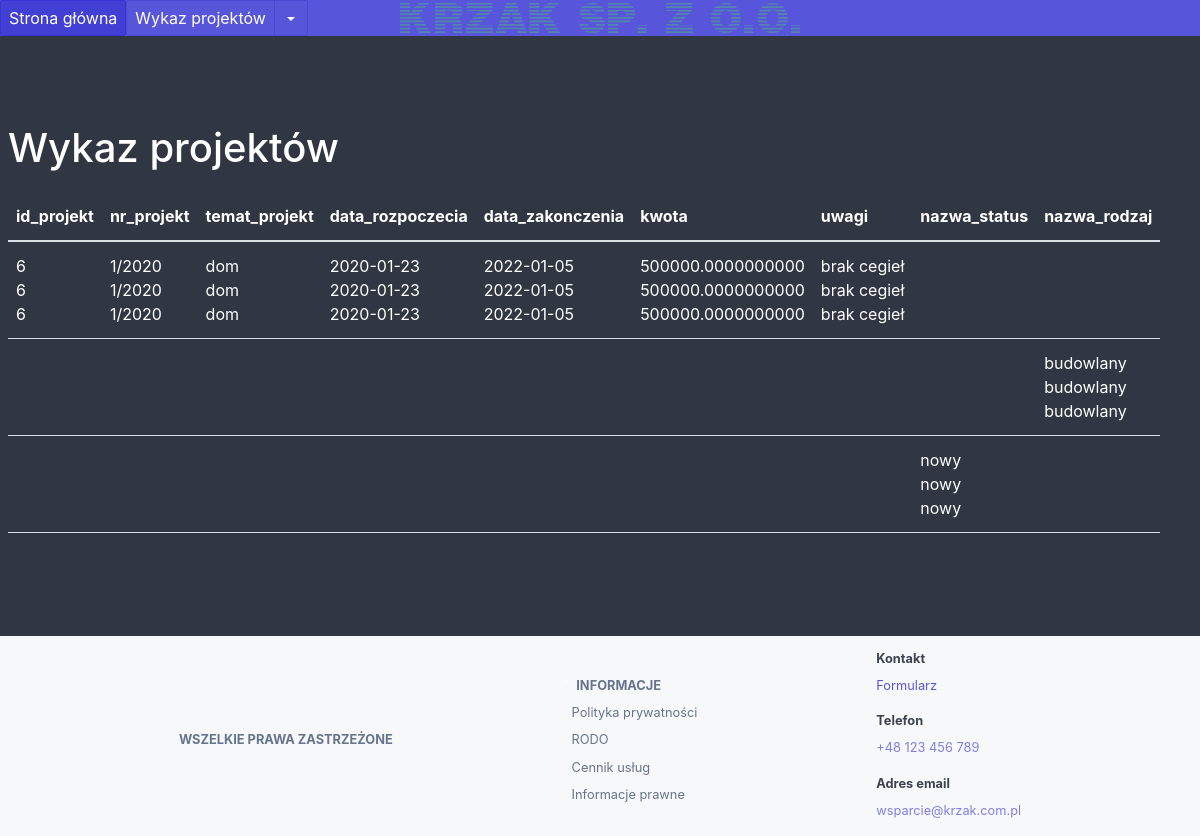
The page /wykaz_projektow on the database its author committed.
### flask_app.py (models this page shows)
class Projekt(db.Model):
    id_projekt = db.Column(db.Integer, primary_key=True, unique=True)
    id_rodzaj = db.Column(db.Integer)
    id_status = db.Column(db.Integer)
    nr_projekt = db.Column(db.Text)
    temat_projekt = db.Column(db.Text)
    data_rozpoczecia = db.Column(db.Date)
    data_zakonczenia = db.Column(db.Date)
    kwota = db.Column(db.Numeric)
    uwagi = db.Column(db.Text)

class Rodzaj(db.Model):
    id_rodzaj = db.Column(db.Integer, primary_key=True, unique=True)
    nazwa_rodzaj = db.Column(db.Text)

class Status(db.Model):
    id_status = db.Column(db.Integer, primary_key=True, unique=True)
    nazwa_status = db.Column(db.Text)

### flask_app.py (the view)
@app.route('/wykaz_projektow')
def wykaz_projektow():
    columns = [ x.name for x in Projekt.__table__.columns ]
    columns.remove('id_rodzaj')
    columns.remove('id_status')
    columns.append('nazwa_status')
    columns.append('nazwa_rodzaj')
    rows = db.session.query(Projekt,Rodzaj,Status).all()[0]
    return render_template('wykaz_projektow.html', columns=columns, rows=rows)

### templates/wykaz_projektow.html (shortened to what this page needs)
{% extends "bazowa_templatka.html" %}
{% block content %}
<h1>Wykaz projektów</h1>
<table class="table table-scroll bg-dark">
  <thead>
    <tr>
      {% for column in columns %}
        <th>{{ column }}</th>
      {% endfor %}
    </tr>
  </thead>
  <tbody>
  {% for row in rows %}
    <tr>
      {% for column in columns %}
        <td>
            <div>{{ row.__dict__[column] }}</div>
            <div>{{ row.__dict__[column] }}</div>
            <div>{{ row.__dict__[column] }}</div>
        </td>
      {% endfor %}
    </tr>
  {% endfor %}
  </tbody>
</table>
{% endblock %}

### rows shown on the page
Projekt: __dict__ "6" "1/2020" "dom" "2020-01-23" "2022-01-05" "500000.0000000000" "brak cegieł", __dict__ "6" "1/2020" "dom" "2020-01-23" "2022-01-05" "500000.0000000000" "brak cegieł", __dict__ "6" "1/2020" "dom" "2020-01-23" "2022-01-05" "500000.0000000000" "brak cegieł"
Rodzaj: nazwa_rodzaj "budowlany", nazwa_rodzaj "budowlany", nazwa_rodzaj "budowlany"
Status: nazwa_status "nowy", nazwa_status "nowy", nazwa_status "nowy"

### other values the page prints
{{ column }} "id_projekt" "nr_projekt" "temat_projekt" "data_rozpoczecia" "data_zakonczenia" "kwota" "uwagi" "nazwa_status" "nazwa_rodzaj"
